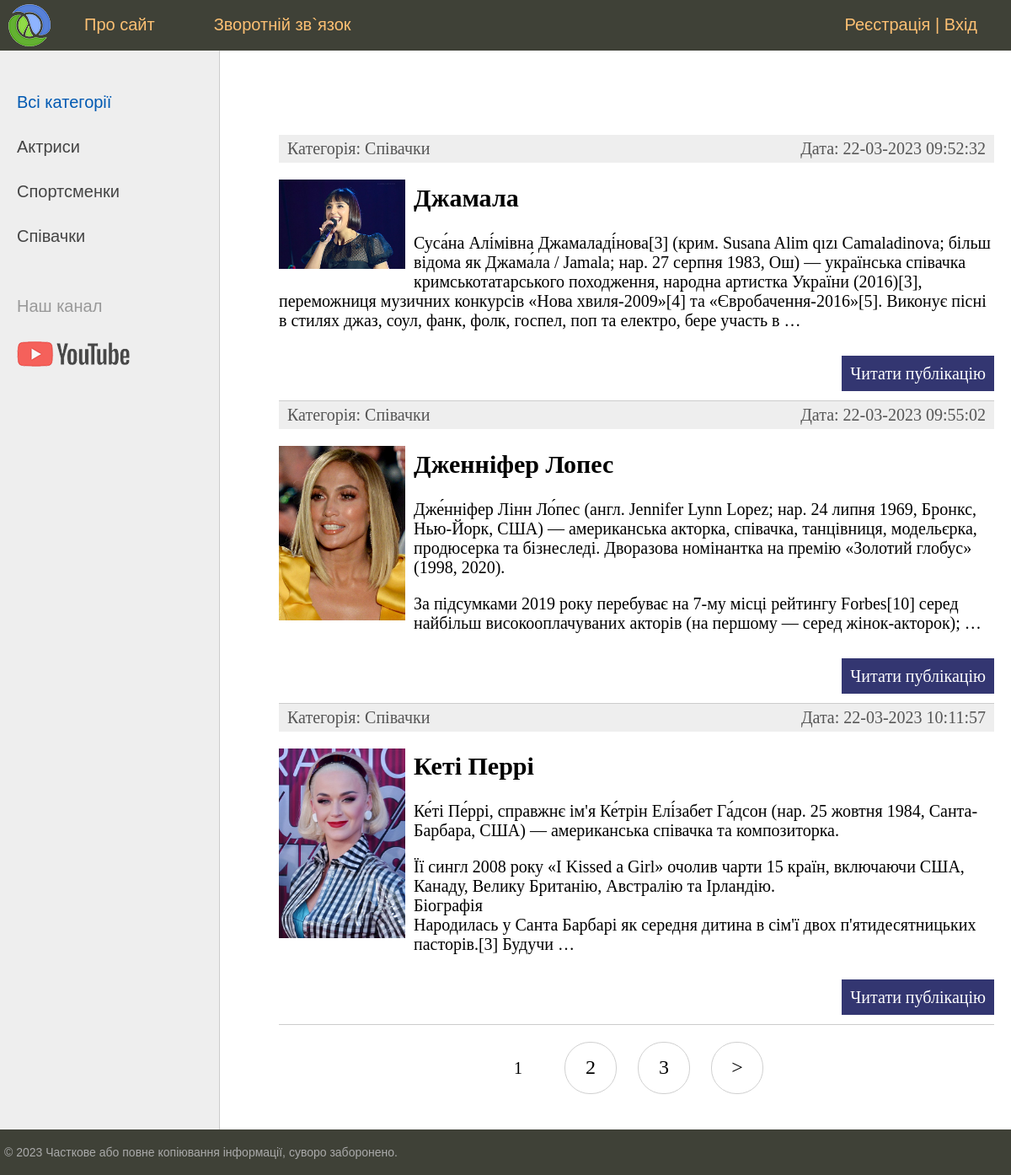
The page / on the database its author committed.
### women/models.py (models this page shows, shortened)
class Category(models.Model):
    name = models.CharField(max_length=100, db_index=True, verbose_name='Категорія')
    slug = models.SlugField(max_length=255, unique=True, db_index=True, verbose_name='URL')
    def __str__(self):
        return self.name
    def get_absolute_url(self):
        return reverse('category', kwargs={'cat_slug': self.slug})
    class Meta:
        verbose_name = 'Категорія'
        verbose_name_plural = 'Категорії'
        ordering = ['id']

class Women(models.Model):
    title = models.CharField(max_length=255, verbose_name='Заголовок')
    slug = models.SlugField(max_length=255, unique=True, db_index=True, verbose_name='URL')
    content = models.TextField(blank=True, verbose_name='Текст публікації')
    photo = models.ImageField(upload_to="photos/%Y/%m/%d/", verbose_name='Фото')
    time_create = models.DateTimeField(auto_now_add=True, verbose_name='Дата створення')
    time_update = models.DateTimeField(auto_now=True, verbose_name='Дата змінення')
    is_published = models.BooleanField(default=True, verbose_name='Опубліковано')
    cat = models.ForeignKey(Category, on_delete=models.PROTECT, verbose_name='Категорія')
    def get_absolute_url(self):
        return reverse('post', kwargs={'post_slug': self.slug})
    class Meta:
        verbose_name = 'Відомі жінки'
        verbose_name_plural = 'Відомі жінки'
        ordering = ['id']

### women/views.py (the view)
# urls.py: path('', WomenHome.as_view(), name='home'),
class WomenHome(DataMixin, ListView):
    model = Women
    template_name = 'women/index.html'
    context_object_name = 'posts'
    extra_context = {'title': 'Головна сторінка'}
    def get_context_data(self, *, object_list=None, **kwargs):
        context = super().get_context_data(**kwargs)
        c_def = self.get_user_context(title='Головна сторінка')
        return dict(list(context.items()) + list(c_def.items()))
    def get_queryset(self):
        return Women.objects.filter(is_published=True).select_related('cat')

### women/utils.py (called while the page is built)
    def get_user_context(self, **kwargs):
        context = kwargs
        cats = cache.get('cats')
        if not cats:
            cats = Category.objects.annotate(Count('women'))
            cache.set('cats', cats, 60)
        user_menu = menu.copy()
        if not self.request.user.is_authenticated:
            user_menu.pop(1)
        context['menu'] = user_menu
        context['cats'] = cats
        if 'cat_selected' not in context:
            context['cat_selected'] = 0
        return context

### women/templates/women/index.html (shortened to what this page needs)
{% extends 'women/base.html' %}
{% block content %}
<ul class="list-articles">
	{% for p in posts %}
        <li>
            <div class="article-panel">
                <p class="first">Категорія: {{ p.cat }}</p>
                <p class="last">Дата: {{ p.time_update|date:"d-m-Y H:i:s" }}</p>
            </div>
            {% if p.photo %}
                <p><img class="img-article-left thumb" src="{{ p.photo.url }}"></p>
            {% endif %}
            <h2>{{p.title}}</h2>
        {% autoescape on %}
        {{p.content|linebreaks|truncatewords:50}}
        {% endautoescape %}
            <p class="link-read-post"><a href="{{ p.get_absolute_url }}">Читати публікацію</a></p>
        </li>
	{% endfor %}
</ul>
{% endblock %}

### women/templates/women/base.html (shortened to what this page needs)
<!DOCTYPE html>
{% load static %}
{% load women_tags %}
<html>
<head>
    <link type="text/css" href="{% static 'women/css/styles.css' %}" rel="stylesheet"/>
</head>
<body>
<table class="table-page" border=0 cellpadding="0" cellspacing="0">
    <tr>
        <td valign=top>
            {% block mainmenu %}
            <div class="header">
                <ul id="mainmenu" class="mainmenu">
                    <li class="logo"><a href="{% url 'home' %}">
                        <div class="logo"></div>
                    </a></li>
                    {% for m in menu %}
                            <li><a href="{% url m.url_name %}">{{m.title}}</a></li>
                    {% endfor %}
                    {% if request.user.is_authenticated %}
                        <li class="last">{{ user.username }} | <a href="{% url 'logout' %}">Вихід</a></li>
                    {% else %}
                        <li class="last">
                            <a href="{% url 'register' %}">Реєстрація</a>
                            |
                            <a href="{% url 'login' %}">Вхід</a>
                        </li>
                    {% endif %}
                </ul>
            </div>
            {% endblock mainmenu %}
            <table class="table-content" border=0 cellpadding="0" cellspacing="0">
                <tr>
                    <td valign="top" class="left-chapters">
                        <ul id="leftchapters">
                            {% if cat_selected == 0 %}
                                <li class="selected">Всі категорії</li>
                            {% else %}
                                <li><a href="{% url 'home' %}">Всі категорії</a></li>
                            {% endif %}
                            {% for c in cats %}
                                {% if c.women__count > 0 %}
                                    {% if c.pk == cat_selected %}
                                    <li class="selected">{{ c.name }}</li>
                                    {% else %}
                                    <li><a href="{{ c.get_absolute_url }}">{{ c.name }}</a></li>
                                    {% endif %}
                                {% endif %}
                            {% endfor %}
                            <li class="share">
                                <p>Наш канал</p>
                                <a class="share-yt"
                                   href="https://www.youtube.com/watch?v=yNycw9zhO98&list=RDyNycw9zhO98&start_radio=1"
                                   target="_blank" rel="nofollow"></a>
                            </li>
                        </ul>
                    </td>
                    <td valign="top" class="content">
                        <div class="content-text">
                            {% block content %}
                            {% endblock %}
                            {% if page_obj.has_other_pages %}
                            <nav class="list-pages">
                                <ul>
                                    {% for p in paginator.page_range %}
                                        {% if page_obj.number == p %}
                                            <li class="page-num page-num-selected">{{ p }}</li>
                                        {% elif p >= page_obj.number|add:-2 and p <= page_obj.number|add:2 %}
                                            <li class="page-num">
                                                <a href="?page={{ p }}">{{ p }}</a>
                                            </li>
                                        {% endif %}
                                    {% endfor %}
                                    {% if page_obj.has_next %}
                                        <li class="page-num">
                                            <a href="?page={{ page_obj.next_page_number }}">&gt;</a>
                                        </li>
                                    {% endif %}
                                </ul>
                            </nav>
                            {% endif %}
                        </div>
                    </td>
                </tr>
            </table>
        </td>
    </tr>
    <tr>
        <td valign=top>
            <div id="footer">
                <p>&copy; 2023 Часткове або повне копіювання інформації, суворо заборонено.</p>
            </div>
        </td>
    </tr>
</table>
</body>
</html>

### women/static/women/css/styles.css (style rules this page uses)
html, body { font-family: 'Arial'; margin: 0; padding: 0; height: 100%; width: 100%; color: #444; }
a { color: #0059b2; text-decoration: none; }
img { max-width: 600px; height: auto; }
img.img-article-left { max-width: 300px; height: auto; float: left; padding: 0 10px 10px 0; }
img.img-article-left.thumb { max-width: 150px; height: auto; }
p.link-read-post { text-align: right; }
p.link-read-post a { padding: 10px; min-width: 100px; background: #333671; color: #fff; text-decoration: none; }
div.article-panel { background: #eee; padding: 5px 10px 5px 10px; box-sizing: border-box; overflow: hidden; color: #555; }
div.article-panel p.first { margin: 0; float: left; }
div.article-panel p.last { margin: 0; float: right; }
ul.list-articles { list-style: none; margin: 0; padding: 0; }
ul.list-articles li { border-bottom: 1px solid #ccc; }
.table-page { width: 100%; height: 100%; vertical-align: top; }
.table-page tr { height: 100%; }
.header { background: #3F4137; height: 60px; }
.logo { background: url('../images/logo.png') no-repeat 10px 5px; width: 70px; height: 60px; }
ul.mainmenu { list-style: none; margin: 0; padding: 0; height: 60px; color: #fdc073; font-size: 20px; overflow: hidden; }
ul.mainmenu li { float: left; margin: 18px 40px 0 30px; }
ul.mainmenu li.logo { margin: 0; }
ul.mainmenu li.last { float: right; }
ul.mainmenu li a { color: #fdc073; text-decoration: none; }
.table-content { width: 100%; min-height: 100%; height: 100%; }
.left-chapters { margin: 0; background: #eee; border-right: 1px solid #ccc; min-height: 100%; }
.left-chapters ul { width: 230px; min-height: 100%; margin: 0; padding: 20px 10px 10px 20px; list-style: none; font-size: 20px; }
.left-chapters ul li { margin: 30px 0 0 0; color: #999; }
.left-chapters ul li.selected { color: #0059b2; }
.left-chapters ul li a { color: #444; text-decoration: none; }
.left-chapters ul li.share { margin: 60px 0 0 0; }
.left-chapters ul li.share p { margin: 30px 0 30px 0; }
.left-chapters ul li.share a { display: inline-block; width: 40px; height: 40px; margin: 0 20px 0 0; }
.left-chapters ul li.share a.share-yt { width: 100%; height: 30px; background: url('../images/share_yt.png') no-repeat 0 0 }
.content { padding: 40px 20px 20px 40px; width: 100%; box-sizing: border-box; }
.content-text { margin: 60px 0 0 30px; color: #000; font-size: 20px; font-family: Yandex Sans Display Light; }
#footer { box-sizing: border-box; background: #3F4137; padding: 5px; color: #aaa; font-size: 14px; font-family: Verdana, Geneva, Arial, Helvetica; text-align: left; overflow: hidden; }
.list-pages { text-align: center; margin: 0 0 20px 0; }
.list-pages ul { margin: 20px 0 0 0; padding: 0; list-style: none; }
.list-pages ul li { display: inline-block; margin: 0 20px 0 0; }
.list-pages a { color: #000; font-size: 24px; text-decoration: none; }
.list-pages .page-num, .page-num-selected { display: inline-block; width: 60px; height: 44px; padding: 16px 0 0 0; border: 1px solid #d0d0d0; border-radius: 30px; }
.list-pages .page-num-selected { border: none; color: #000; font-size: 20px; }

### rows shown on the page
Category: name "Актриси"
Category: name "Спортсменки"
Category: name "Співачки"
Women: cat "Співачки", time_update "22-03-2023 09:52:32", photo (picture), title "Джамала", content "Суса́на Алі́мівна Джамаладі́нова[3] (крим. Susana Alim qızı Camaladinova; більш відома як Джама́ла / Jamala; нар. 27 серпня 1983, Ош) — українська співачка кримськотатарського походження, народна артистка України (2016)[3], переможниця музичних конкурсів «Нова хвиля-2009»[4] та «Євробачення-2016»[5]. Виконує пісні в стилях джаз, соул, фанк, фолк, госпел, поп та електро, бере участь в …"
Women: cat "Співачки", time_update "22-03-2023 09:55:02", photo (picture), title "Дженніфер Лопес", content "Дже́нніфер Лінн Ло́пес (англ. Jennifer Lynn Lopez; нар. 24 липня 1969, Бронкс, Нью-Йорк, США) — американська акторка, співачка, танцівниця, модельєрка, продюсерка та бізнеследі. Дворазова номінантка на премію «Золотий глобус» (1998, 2020). За підсумками 2019 року перебуває на 7-му місці рейтингу Forbes[10] серед найбільш високооплачуваних акторів (на першому — серед жінок-акторок); …"
Women: cat "Співачки", time_update "22-03-2023 10:11:57", photo (picture), title "Кеті Перрі", content "Ке́ті Пе́ррі, справжнє ім'я Ке́трін Елі́забет Га́дсон (нар. 25 жовтня 1984, Санта-Барбара, США) — американська співачка та композиторка. Її сингл 2008 року «I Kissed a Girl» очолив чарти 15 країн, включаючи США, Канаду, Велику Британію, Австралію та Ірландію. Біографія Народилась у Санта Барбарі як середня дитина в сім'ї двох п'ятидесятницьких пасторів.[3] Будучи …"

### other values the page prints
{{ m.title }} "Про сайт" "Зворотній зв`язок"
{{ p }} "1"
{{ p }} "2" "3"
